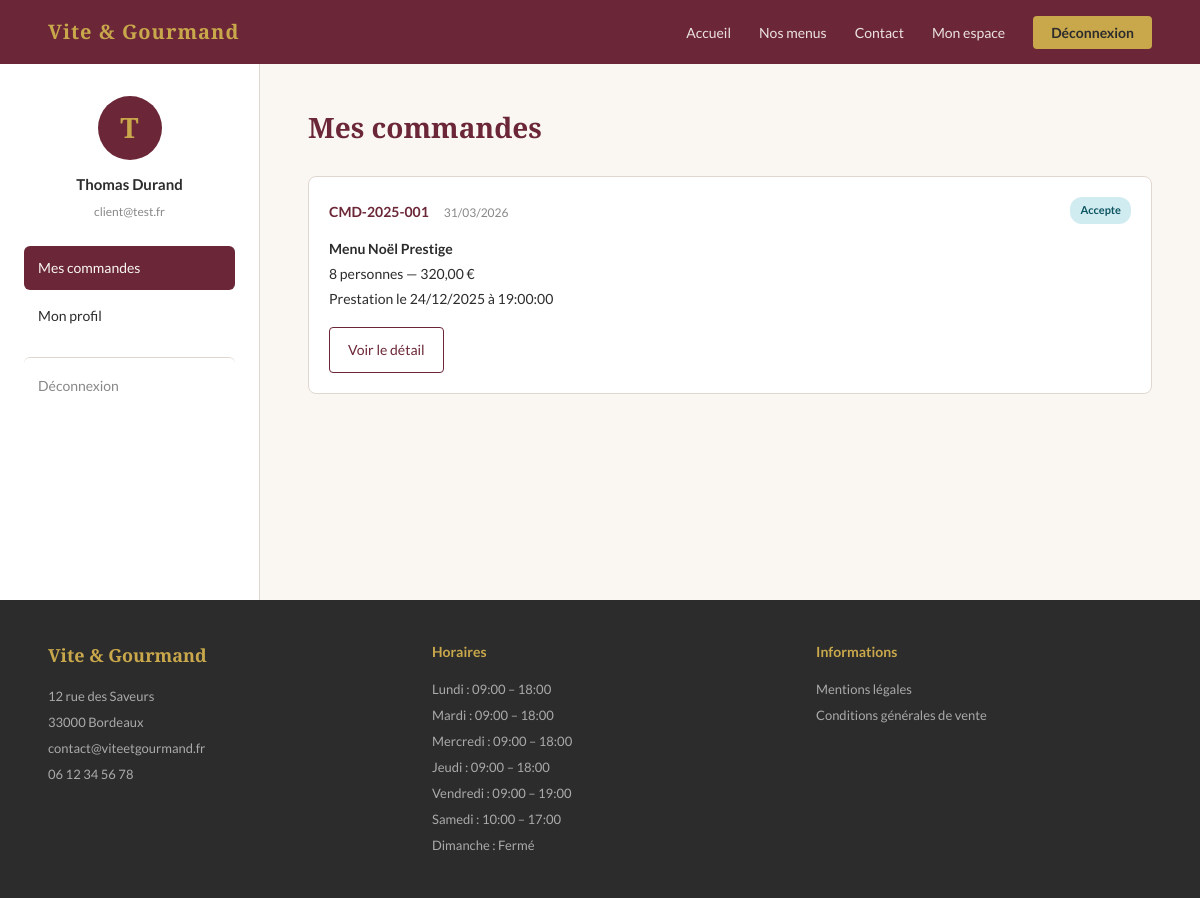
The app's page /public?page=espace-user (signed in) with its own data.
### tables this page shows
CREATE TABLE utilisateur (
    utilisateur_id INT AUTO_INCREMENT PRIMARY KEY,
    email VARCHAR(100) NOT NULL UNIQUE,
    password VARCHAR(255) NOT NULL,
    nom VARCHAR(50) NOT NULL,
    prenom VARCHAR(50) NOT NULL,
    gsm VARCHAR(20),
    adresse VARCHAR(255),
    ville VARCHAR(100),
    actif BOOLEAN DEFAULT TRUE,
    role_id INT NOT NULL,
    FOREIGN KEY (role_id) REFERENCES role(role_id)
);

CREATE TABLE commande (
    commande_id INT AUTO_INCREMENT PRIMARY KEY,
    numero_cmd VARCHAR(50) NOT NULL UNIQUE,
    utilisateur_id INT NOT NULL,
    menu_id INT NOT NULL,
    date_commande DATETIME DEFAULT CURRENT_TIMESTAMP,
    date_prestation DATE NOT NULL,
    heure_livraison TIME NOT NULL,
    adresse_livraison VARCHAR(255) NOT NULL,
    ville_livraison VARCHAR(100) NOT NULL,
    nb_personnes INT NOT NULL,
    prix_menu DOUBLE NOT NULL,
    prix_livraison DOUBLE DEFAULT 0,
    remise BOOLEAN DEFAULT FALSE,
    prix_total DOUBLE NOT NULL,
    pret_materiel BOOLEAN DEFAULT FALSE,
    statut_actuel VARCHAR(50) DEFAULT 'en_attente',
    motif_annulation TEXT,
    mode_contact VARCHAR(50),
    FOREIGN KEY (utilisateur_id) REFERENCES utilisateur(utilisateur_id),
    FOREIGN KEY (menu_id) REFERENCES menu(menu_id)
);

CREATE TABLE menu (
    menu_id INT AUTO_INCREMENT PRIMARY KEY,
    titre VARCHAR(100) NOT NULL,
    description TEXT,
    nb_pers_min INT NOT NULL,
    prix_base DOUBLE NOT NULL,
    conditions TEXT,
    stock INT DEFAULT 0,
    actif BOOLEAN DEFAULT TRUE,
    theme_id INT,
    regime_id INT,
    FOREIGN KEY (theme_id) REFERENCES theme(theme_id),
    FOREIGN KEY (regime_id) REFERENCES regime(regime_id)
);

CREATE TABLE horaire (
    horaire_id INT AUTO_INCREMENT PRIMARY KEY,
    jour ENUM('lundi','mardi','mercredi','jeudi','vendredi','samedi','dimanche') NOT NULL,
    heure_ouverture VARCHAR(5),
    heure_fermeture VARCHAR(5)
);

### src/controllers/EspaceUserController.php (called while the page is built, shortened)
<?php
$pdo = getDB();
$user_id = $_SESSION['user']['id'];
$action = $_GET['action'] ?? 'commandes';
$stmt = $pdo->prepare("SELECT * FROM utilisateur WHERE utilisateur_id = :id");
$stmt->execute(['id' => $user_id]);
$user = $stmt->fetch();
if ($action === 'commandes') {
    $commandes = $pdo->prepare("
        SELECT c.*, m.titre AS menu_titre
        FROM commande c
        JOIN menu m ON c.menu_id = m.menu_id
        WHERE c.utilisateur_id = :id
        ORDER BY c.date_commande DESC
    ");
    $commandes->execute(['id' => $user_id]);
    $commandes = $commandes->fetchAll();
}
require_once __DIR__ . '/../views/layout/header.php';
require_once __DIR__ . '/../views/espace-user.php';
require_once __DIR__ . '/../views/layout/footer.php';

### src/views/espace-user.php (the view, shortened to what this page needs)
<section class="espace-section">
    <div class="espace-sidebar">
        <div class="espace-avatar"><?= strtoupper(substr($user['prenom'], 0, 1)) ?></div>
        <div class="espace-nom"><?= htmlspecialchars($user['prenom']) ?> <?= htmlspecialchars($user['nom']) ?></div>
        <div class="espace-email"><?= htmlspecialchars($user['email']) ?></div>
        <nav class="espace-nav">
            <a href="<?= APP_URL ?>?page=espace-user&action=commandes" <?= $action === 'commandes' ? 'class="active"' : '' ?>>Mes commandes</a>
            <a href="<?= APP_URL ?>?page=espace-user&action=profil" <?= $action === 'profil' ? 'class="active"' : '' ?>>Mon profil</a>
            <a href="<?= APP_URL ?>?page=deconnexion" class="espace-nav-logout">Déconnexion</a>
        </nav>
    </div>
    <div class="espace-content">
        <?php if ($action === 'commandes'): ?>
            <h1>Mes commandes</h1>
            <?php if (empty($commandes)): ?>
                <div class="espace-vide">
                    <p>Vous n'avez pas encore de commande.</p>
                    <a href="<?= APP_URL ?>?page=menus" class="btn-primary">Découvrir nos menus</a>
                </div>
            <?php else: ?>
                <div class="commandes-liste">
                    <?php foreach ($commandes as $c): ?>
                    <div class="commande-item">
                        <div class="commande-item-header">
                            <div>
                                <span class="commande-ref"><?= htmlspecialchars($c['numero_cmd']) ?></span>
                                <span class="commande-date"><?= date('d/m/Y', strtotime($c['date_commande'])) ?></span>
                            </div>
                            <span class="statut-badge statut-<?= $c['statut_actuel'] ?>">
                                <?= ucfirst(str_replace('_', ' ', $c['statut_actuel'])) ?>
                            </span>
                        </div>
                        <div class="commande-item-body">
                            <p><strong><?= htmlspecialchars($c['menu_titre']) ?></strong></p>
                            <p><?= $c['nb_personnes'] ?> personnes — <?= number_format($c['prix_total'], 2, ',', ' ') ?> €</p>
                            <p>Prestation le <?= date('d/m/Y', strtotime($c['date_prestation'])) ?> à <?= $c['heure_livraison'] ?></p>
                        </div>
                        <div class="commande-item-actions">
                            <a href="<?= APP_URL ?>?page=espace-user&action=detail-commande&id=<?= $c['commande_id'] ?>" class="btn-outline-dark">Voir le détail</a>
                        </div>
                    </div>
                    <?php endforeach; ?>
                </div>
            <?php endif; ?>
        <?php endif; ?>
    </div>
</section>

### src/views/layout/footer.php (shortened to what this page needs)
</main>
<footer class="footer">
    <div class="footer-col">
        <div class="footer-logo">Vite &amp; Gourmand</div>
        <p>12 rue des Saveurs<br>33000 Bordeaux<br>contact@viteetgourmand.fr<br>06 12 34 56 78</p>
    </div>
    <div class="footer-col">
        <div class="footer-titre">Horaires</div>
        <?php
        $pdo = getDB();
        $horaires = $pdo->query("SELECT * FROM horaire ORDER BY horaire_id")->fetchAll();
        foreach ($horaires as $h):
        ?>
            <p>
                <?= ucfirst($h['jour']) ?> :
                <?= $h['heure_ouverture'] ? $h['heure_ouverture'] . ' – ' . $h['heure_fermeture'] : 'Fermé' ?>
            </p>
        <?php endforeach; ?>
    </div>
    <div class="footer-col">
        <div class="footer-titre">Informations</div>
        <ul>
            <li><a href="<?= APP_URL ?>?page=mentions">Mentions légales</a></li>
            <li><a href="<?= APP_URL ?>?page=cgv">Conditions générales de vente</a></li>
        </ul>
    </div>
</footer>
</body>
</html>

### public/assets/css/style.css (style rules this page uses)
:root { --bordeaux: #6B2737; --or: #C9A84C; --fond: #FAF7F2; --texte: #2C2C2C; --gris: #888888; --blanc: #ffffff; --bordure: #e0d8d0; }
* { margin: 0; padding: 0; box-sizing: border-box; }
body { font-family: 'Lato', sans-serif; background: var(--fond); color: var(--texte); font-size: 16px; line-height: 1.7; }
h1, h2, h3, h4 { font-family: 'Playfair Display', serif; color: var(--bordeaux); }
a { color: var(--bordeaux); text-decoration: none; }
.footer { background: var(--texte); padding: 40px 48px; display: flex; gap: 48px; justify-content: space-between; flex-wrap: wrap; }
.footer-logo { color: var(--or); font-family: 'Playfair Display', serif; font-size: 18px; font-weight: 700; margin-bottom: 12px; }
.footer-titre { color: var(--or); font-size: 14px; font-weight: 700; margin-bottom: 12px; }
.footer-col { flex: 1; min-width: 180px; }
.footer-col p, .footer-col ul { color: #aaaaaa; font-size: 13px; line-height: 2; }
.footer-col ul { list-style: none; }
.footer-col ul a { color: #aaaaaa; font-size: 13px; }
.btn-outline-dark { background: transparent; color: var(--bordeaux); padding: 10px 18px; border-radius: 4px; border: 1px solid var(--bordeaux); font-size: 14px; font-family: 'Lato', sans-serif; cursor: pointer; display: inline-block; transition: all 0.2s; white-space: nowrap; }
.espace-section { display: flex; min-height: calc(100vh - 64px - 200px); }
.espace-sidebar { width: 260px; flex-shrink: 0; background: var(--blanc); border-right: 0.5px solid var(--bordure); padding: 32px 24px; }
.espace-avatar { width: 64px; height: 64px; border-radius: 50%; background: var(--bordeaux); color: var(--or); font-size: 28px; font-weight: 700; font-family: 'Playfair Display', serif; display: flex; align-items: center; justify-content: center; margin: 0 auto 12px; }
.espace-nom { font-size: 15px; font-weight: 700; color: var(--texte); text-align: center; margin-bottom: 4px; }
.espace-email { font-size: 12px; color: var(--gris); text-align: center; margin-bottom: 24px; }
.espace-nav { display: flex; flex-direction: column; gap: 4px; }
.espace-nav a { padding: 10px 14px; border-radius: 6px; font-size: 14px; color: var(--texte); transition: all 0.2s; }
.espace-nav a.active { background: var(--bordeaux); color: var(--fond); }
.espace-nav-logout { margin-top: 16px; color: var(--gris) !important; border-top: 0.5px solid var(--bordure); padding-top: 16px !important; }
.espace-content { flex: 1; padding: 40px 48px; overflow-y: auto; }
.espace-content h1 { font-size: 28px; margin-bottom: 24px; }
.commandes-liste { display: flex; flex-direction: column; gap: 16px; }
.commande-item { background: var(--blanc); border: 0.5px solid var(--bordure); border-radius: 8px; padding: 20px; transition: border-color 0.2s; }
.commande-item-header { display: flex; justify-content: space-between; align-items: center; margin-bottom: 12px; }
.commande-ref { font-size: 14px; font-weight: 700; color: var(--bordeaux); margin-right: 12px; }
.commande-date { font-size: 12px; color: var(--gris); }
.commande-item-body { font-size: 14px; color: var(--texte); line-height: 1.8; margin-bottom: 16px; }
.commande-item-actions { display: flex; gap: 8px; align-items: center; }
.statut-badge { font-size: 11px; font-weight: 700; padding: 4px 10px; border-radius: 12px; display: inline-block; }
.statut-accepte { background: #D1ECF1; color: #0C5460; }

### records on screen
utilisateur: prenom "T", prenom "Thomas", nom "Durand", email "client@test.fr"
commande: numero_cmd "CMD-2025-001", date_commande "31/03/2026", statut_actuel "Accepte", menu.titre "Menu Noël Prestige", nb_personnes "8", prix_total "320,00", date_prestation "24/12/2025", heure_livraison "19:00:00"
horaire: jour "Lundi", heure_ouverture "09:00", heure_fermeture "18:00"
horaire: jour "Mardi", heure_ouverture "09:00", heure_fermeture "18:00"
horaire: jour "Mercredi", heure_ouverture "09:00", heure_fermeture "18:00"
horaire: jour "Jeudi", heure_ouverture "09:00", heure_fermeture "18:00"
horaire: jour "Vendredi", heure_ouverture "09:00", heure_fermeture "19:00"
horaire: jour "Samedi", heure_ouverture "10:00", heure_fermeture "17:00"
horaire: jour "Dimanche", shows "Fermé"
